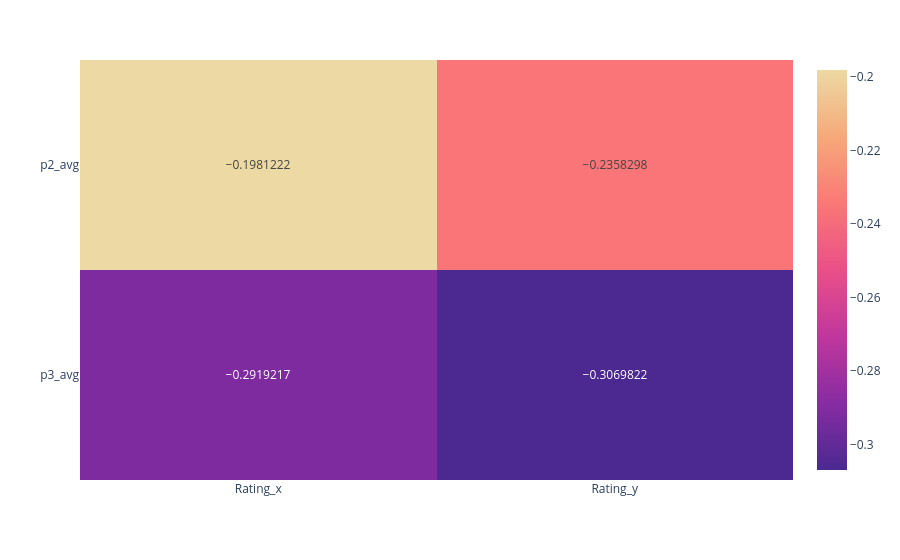

Notebook code for this chart:
### Code cell
fig_corr

### Figure 1 — Plotly figure (JSON) as saved in the notebook; plotly's stock layout.template omitted (floating-point values rounded to 4 significant figures)
{"data": [{"coloraxis": "coloraxis", "hovertemplate": "x: %{x}<br>y: %{y}<br>color: %{z}<extra></extra>", "name": "0", "texttemplate": "%{z}", "type": "heatmap", "x": ["Rating_x", "Rating_y"], "xaxis": "x", "y": ["p2_avg", "p3_avg"], "yaxis": "y", "z": [[-0.1981, -0.2358], [-0.2919, -0.307]]}], "layout": {"coloraxis": {"colorscale": [[0, "rgb(75, 41, 145)"], [0.1667, "rgb(135, 44, 162)"], [0.3333, "rgb(192, 54, 157)"], [0.5, "rgb(234, 79, 136)"], [0.6667, "rgb(250, 120, 118)"], [0.8333, "rgb(246, 169, 122)"], [1, "rgb(237, 217, 163)"]]}, "margin": {"t": 60}, "xaxis": {"anchor": "y", "domain": [0, 1]}, "yaxis": {"anchor": "x", "autorange": "reversed", "domain": [0, 1]}}}
